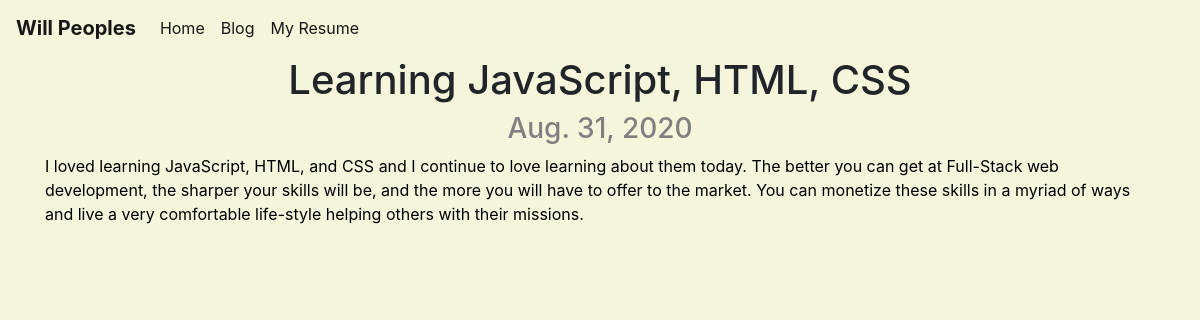
The app's page /blog/2/ with its own data.
### blog/models.py (models this page shows, shortened)
class Blog(models.Model):
    title = models.CharField(max_length=200) # takes a string with max 200 characters
    date = models.DateField()
    message = models.TextField()

### blog/views.py (the view)
# urls.py: path('<int:blog_id>/', views.detail, name='detail'), # it saves the integer in the variable "blog_id" and passes it to the detail function in views
def detail(request, blog_id):
    blog = get_object_or_404(Blog, pk=blog_id) # matches the int typed in with the id in the database
    return render(request, 'blog/detail.html', {'blog': blog})

### blog/templates/blog/detail.html
{% extends "portfolio/base.html" %}
{% block content %}
    <div class="container text-center">
      <h1>{{ blog.title }}</h1>
      <h3 style="color: grey;">{{ blog.date }}</h3>
    </div>
    <div class="container">
      <p style="color: black;">{{ blog.message }}</p>
    </div>
{% endblock %}

### records on screen
Blog: title "Learning JavaScript, HTML, CSS", date "Aug. 31, 2020", message "I loved learning JavaScript, HTML, and CSS and I continue to love learning about them today. The better you can get at Full-Stack web development, the sharper your skills will be, and the more you will have to offer to the market. You can monetize these skills in a myriad of ways and live a very comfortable life-style helping others with their missions."
